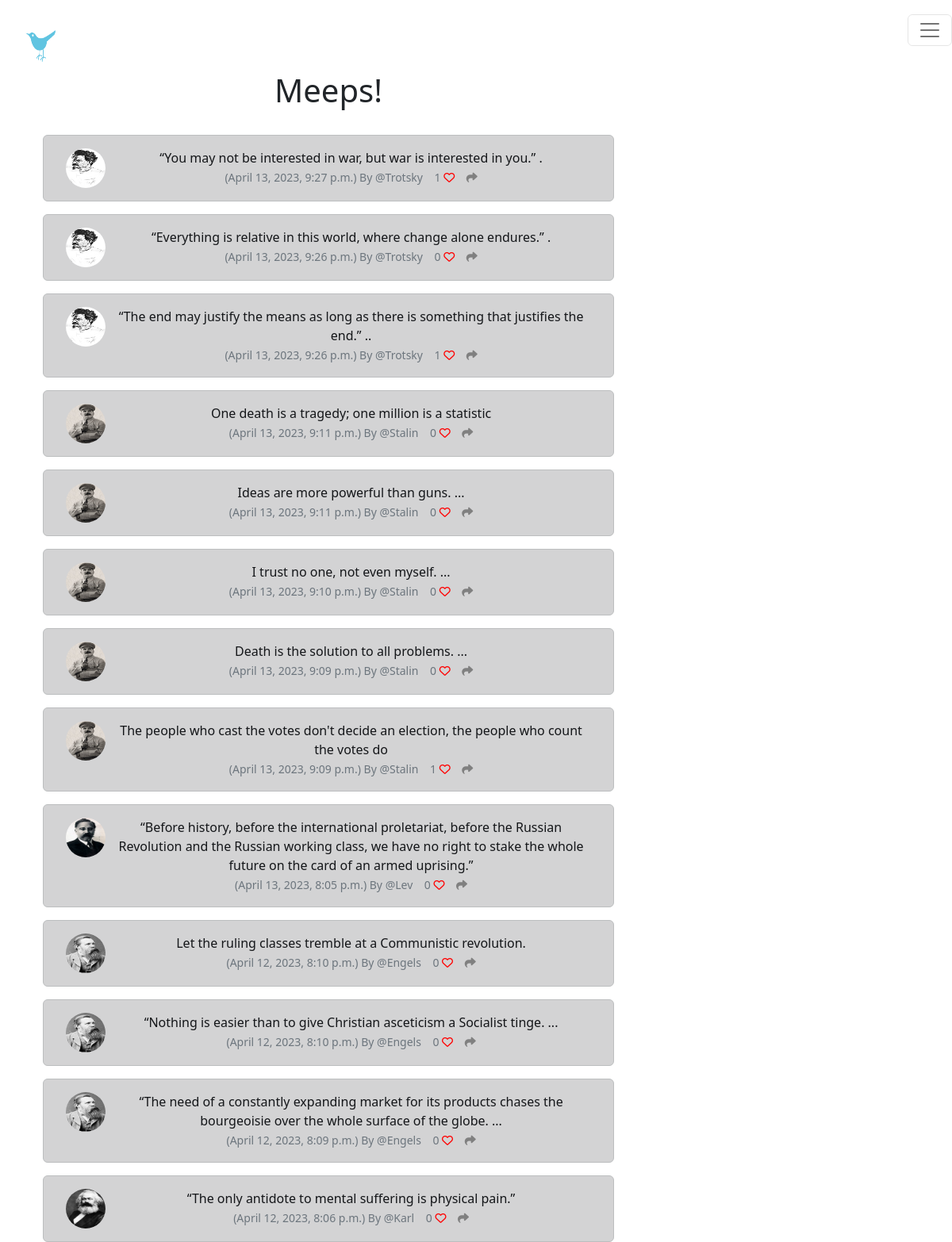
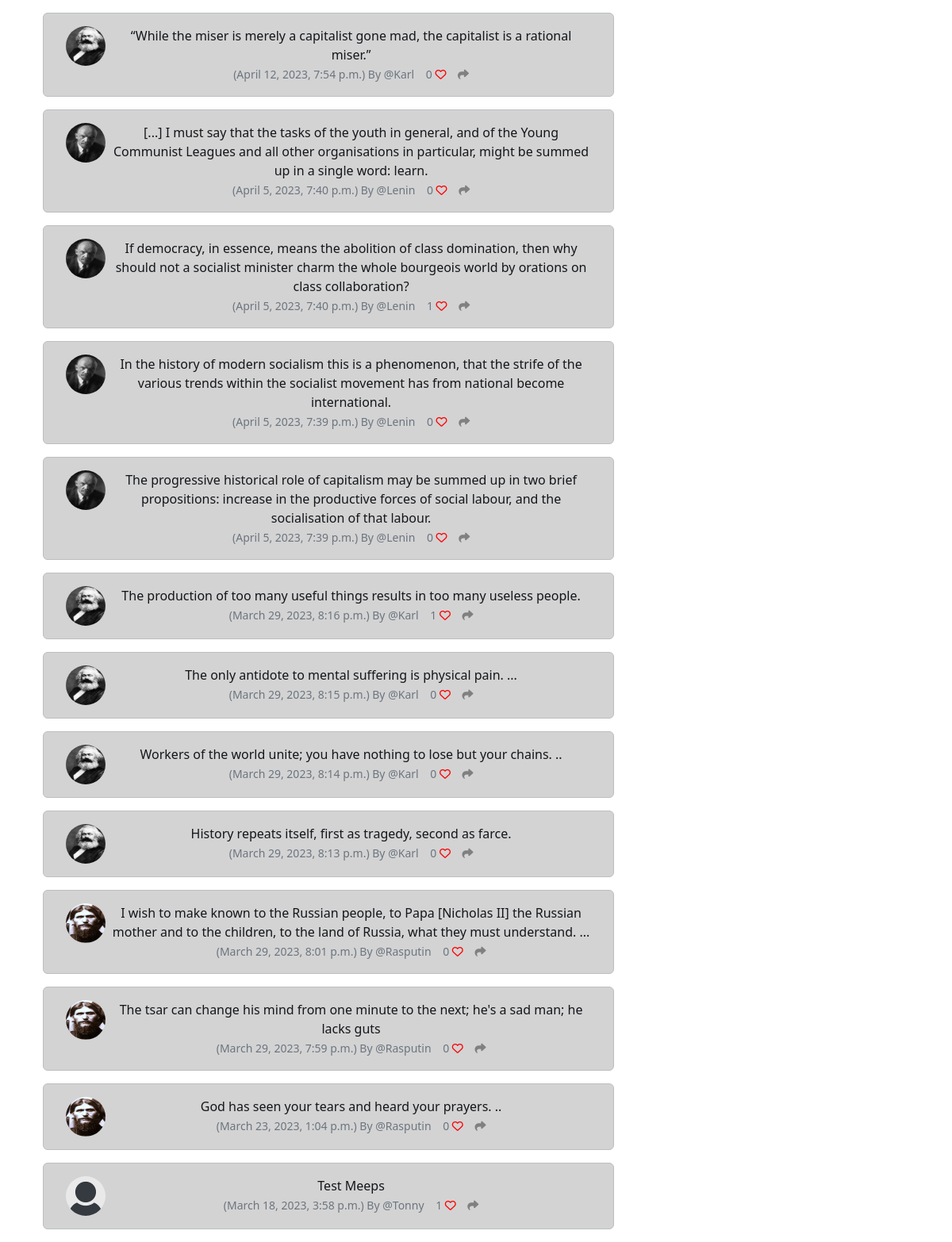
The page / on the database its author committed (2 pictures, top to bottom).
### tweaker/models.py (models this page shows, shortened)
class Meep(models.Model):
	user = models.ForeignKey(
		User, related_name="meeps",
		on_delete=models.DO_NOTHING
		)
	body = models.CharField(max_length=200)
	created_at = models.DateTimeField(auto_now_add=True)
	likes = models.ManyToManyField(User, related_name="meep_like", blank=True)
	def number_of_likes(self):
		return self.likes.count()

class Profile(models.Model):
	user = models.OneToOneField(User, on_delete=models.CASCADE)
	follows = models.ManyToManyField("self",
		related_name="followed_by",
		symmetrical=False,
		blank=True)
	date_modified = models.DateTimeField(User, auto_now=True)
	profile_image = models.ImageField(null=True, blank=True, upload_to="images/")
	profile_bio = models.CharField(null=True, blank=True, max_length=500)
	homepage_link = models.CharField(null=True, blank=True, max_length=100)
	facebook_link = models.CharField(null=True, blank=True, max_length=100)
	instagram_link = models.CharField(null=True, blank=True, max_length=100)
	linkedin_link = models.CharField(null=True, blank=True, max_length=100)

### tweaker/views.py (the view)
# urls.py: path('', views.index, name="index"),
def index(request):
	if request.user.is_authenticated:
		form = MeepForm(request.POST or None)
		if request.method == "POST":
			if form.is_valid():
				meep = form.save(commit=False)
				meep.user = request.user
				meep.save()
				messages.success(request, ("Your Meep Has Been Posted!"))
				return redirect('index')
		meeps = Meep.objects.all().order_by("-created_at")
		return render(request, 'index.html', {"meeps":meeps, "form":form})
	else:
		meeps = Meep.objects.all().order_by("-created_at")
		return render(request, 'index.html', {"meeps":meeps})

### tweaker/templates/index.html (shortened to what this page needs)
{% extends 'base.html' %}
{% load static %}
{% block content %}
	<div class="container text-center">
		<div class="row">
			<div class="col-8">
	<h1>Meeps!</h1>
<br/>
	{% for meep in meeps %}
		<div class="alert alert-dark" role="alert">
<div class="container">
	<div class="row">
		<div class="col-1">
		  {% if meep.user.profile.profile_image %}
				<img src="{{ meep.user.profile.profile_image.url }}" width=50 height=50 class="rounded-circle" alt="{{ profile.user.username }}">
				{% else %}
				<img src="{% static 'images/default_profile_pic.png' %}" width=50 height=50 class="rounded-circle" alt="{{ profile.user.username }}">
				{% endif %}
		</div>
		<div class="col-11">
		  {{ meep.body }}<br/>
		  <small class="text-muted">
		  	({{ meep.created_at}}) By
		  	@{{ meep.user.username }}
		  	{{ meep.number_of_likes }}
		  	{% if user in meep.likes.all %}
		  	  <a href="{% url 'meep_like' meep.id %}">
	<i class="fa-solid fa-heart" style="color:red"></i></a>
		  	{% else %}
		  		<a href="{% url 'meep_like' meep.id %}">
		  <i class="fa fa-heart-o" style="color:red"></i></a>
		  	{% endif %}
		  	<a href="{% url 'meep_show' meep.id %}">
	<i class="fa-solid fa-share" style="color:gray"></i>
		  	</a>
		  </small>
		</div><br/><br/>
			</div>
		</div>
	</div>
	{% endfor %}
</div>
<div class="col-4">
				<br/><br/><br/>
</div>
{% endblock %}

### rows shown on the page
Meep: user.profile.profile_image (picture), body "“You may not be interested in war, but war is interested in you.” .", created_at "April 13, 2023, 9:27 p.m.", user.username "Trotsky", number_of_likes "1"
Meep: user.profile.profile_image (picture), body "“Everything is relative in this world, where change alone endures.” .", created_at "April 13, 2023, 9:26 p.m.", user.username "Trotsky", number_of_likes "0"
Meep: user.profile.profile_image (picture), body "“The end may justify the means as long as there is something that justifies the end.” ..", created_at "April 13, 2023, 9:26 p.m.", user.username "Trotsky", number_of_likes "1"
Meep: user.profile.profile_image (picture), body "One death is a tragedy; one million is a statistic", created_at "April 13, 2023, 9:11 p.m.", user.username "Stalin", number_of_likes "0"
Meep: user.profile.profile_image (picture), body "Ideas are more powerful than guns. ...", created_at "April 13, 2023, 9:11 p.m.", user.username "Stalin", number_of_likes "0"
Meep: user.profile.profile_image (picture), body "I trust no one, not even myself. ...", created_at "April 13, 2023, 9:10 p.m.", user.username "Stalin", number_of_likes "0"
Meep: user.profile.profile_image (picture), body "Death is the solution to all problems. ...", created_at "April 13, 2023, 9:09 p.m.", user.username "Stalin", number_of_likes "0"
Meep: user.profile.profile_image (picture), body "The people who cast the votes don't decide an election, the people who count the votes do", created_at "April 13, 2023, 9:09 p.m.", user.username "Stalin", number_of_likes "1"
Meep: user.profile.profile_image (picture), body "“Before history, before the international proletariat, before the Russian Revolution and the Russian working class, we have no right to stake the whole future on the card of an armed uprising.”", created_at "April 13, 2023, 8:05 p.m.", user.username "Lev", number_of_likes "0"
Meep: user.profile.profile_image (picture), body "Let the ruling classes tremble at a Communistic revolution.", created_at "April 12, 2023, 8:10 p.m.", user.username "Engels", number_of_likes "0"
Meep: user.profile.profile_image (picture), body "“Nothing is easier than to give Christian asceticism a Socialist tinge. ...", created_at "April 12, 2023, 8:10 p.m.", user.username "Engels", number_of_likes "0"
Meep: user.profile.profile_image (picture), body "“The need of a constantly expanding market for its products chases the bourgeoisie over the whole surface of the globe. ...", created_at "April 12, 2023, 8:09 p.m.", user.username "Engels", number_of_likes "0"
Meep: user.profile.profile_image (picture), body "“The only antidote to mental suffering is physical pain.”", created_at "April 12, 2023, 8:06 p.m.", user.username "Karl", number_of_likes "0"
Meep: user.profile.profile_image (picture), body "“While the miser is merely a capitalist gone mad, the capitalist is a rational miser.”", created_at "April 12, 2023, 7:54 p.m.", user.username "Karl", number_of_likes "0"
Meep: user.profile.profile_image (picture), body "[...] I must say that the tasks of the youth in general, and of the Young Communist Leagues and all other organisations in particular, might be summed up in a single word: learn.", created_at "April 5, 2023, 7:40 p.m.", user.username "Lenin", number_of_likes "0"
Meep: user.profile.profile_image (picture), body "If democracy, in essence, means the abolition of class domination, then why should not a socialist minister charm the whole bourgeois world by orations on class collaboration?", created_at "April 5, 2023, 7:40 p.m.", user.username "Lenin", number_of_likes "1"
Meep: user.profile.profile_image (picture), body "In the history of modern socialism this is a phenomenon, that the strife of the various trends within the socialist movement has from national become international.", created_at "April 5, 2023, 7:39 p.m.", user.username "Lenin", number_of_likes "0"
Meep: user.profile.profile_image (picture), body "The progressive historical role of capitalism may be summed up in two brief propositions: increase in the productive forces of social labour, and the socialisation of that labour.", created_at "April 5, 2023, 7:39 p.m.", user.username "Lenin", number_of_likes "0"
Meep: user.profile.profile_image (picture), body "The production of too many useful things results in too many useless people.", created_at "March 29, 2023, 8:16 p.m.", user.username "Karl", number_of_likes "1"
Meep: user.profile.profile_image (picture), body "The only antidote to mental suffering is physical pain. ...", created_at "March 29, 2023, 8:15 p.m.", user.username "Karl", number_of_likes "0"
Meep: user.profile.profile_image (picture), body "Workers of the world unite; you have nothing to lose but your chains. ..", created_at "March 29, 2023, 8:14 p.m.", user.username "Karl", number_of_likes "0"
Meep: user.profile.profile_image (picture), body "History repeats itself, first as tragedy, second as farce.", created_at "March 29, 2023, 8:13 p.m.", user.username "Karl", number_of_likes "0"
Meep: user.profile.profile_image (picture), body "I wish to make known to the Russian people, to Papa [Nicholas II] the Russian mother and to the children, to the land of Russia, what they must understand. ...", created_at "March 29, 2023, 8:01 p.m.", user.username "Rasputin", number_of_likes "0"
Meep: user.profile.profile_image (picture), body "The tsar can change his mind from one minute to the next; he's a sad man; he lacks guts", created_at "March 29, 2023, 7:59 p.m.", user.username "Rasputin", number_of_likes "0"
Meep: user.profile.profile_image (picture), body "God has seen your tears and heard your prayers. ..", created_at "March 23, 2023, 1:04 p.m.", user.username "Rasputin", number_of_likes "0"
Meep: body "Test Meeps", created_at "March 18, 2023, 3:58 p.m.", user.username "Tonny", number_of_likes "1"
